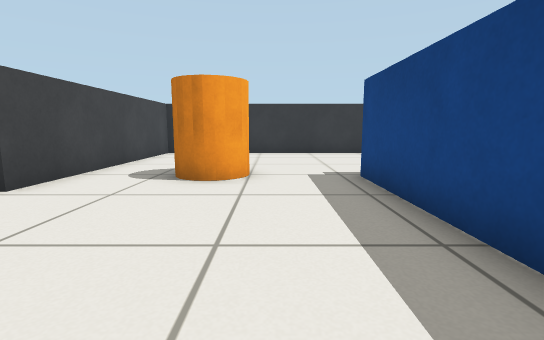
[1] (above)

16 first-person views from a walk through a robot-simulator world made for Gazebo. The camera is 0.51 m above the floor, tilts 8° down and sees 85° across. The floor is counted in squares, 0.5 m on a side. Each view is taken from the middle of a square. On the plan, view 1 faces up. The plan holds only what a view shows up to about 12 squares ahead; the rest is blank.

[2]
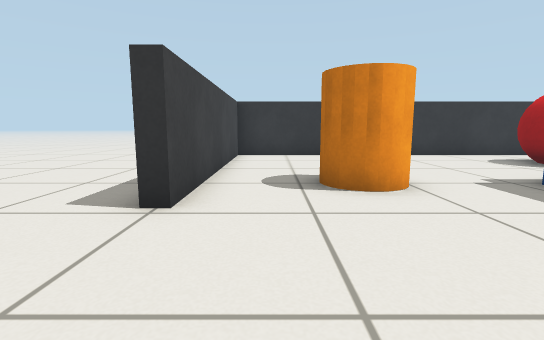

[3]
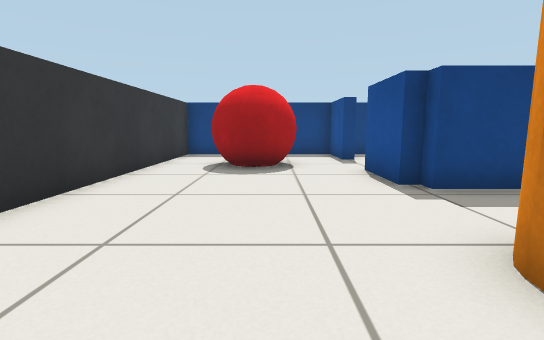

[4]
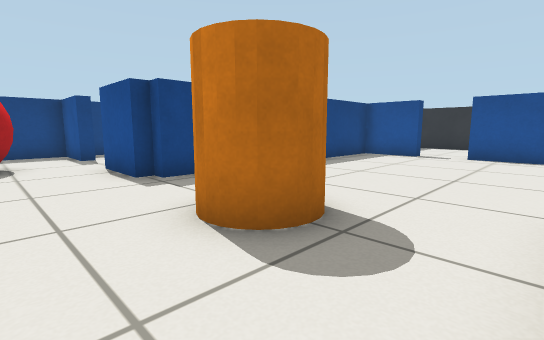

[5]
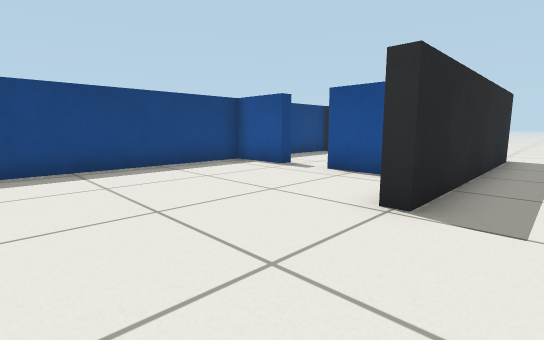

[6]
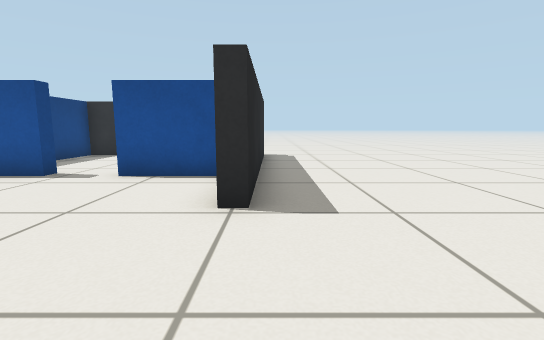

[7]
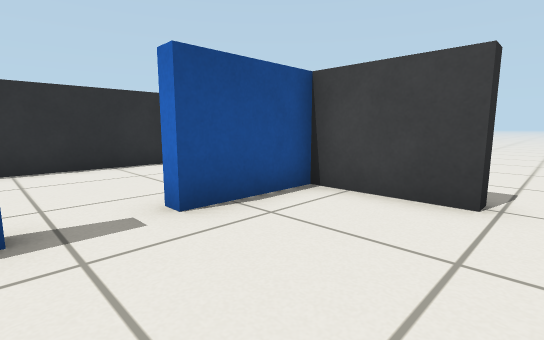

[8]
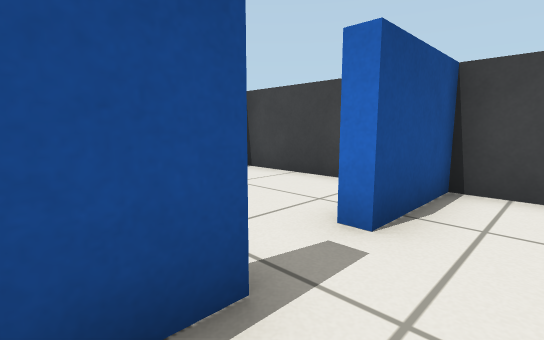

[9]
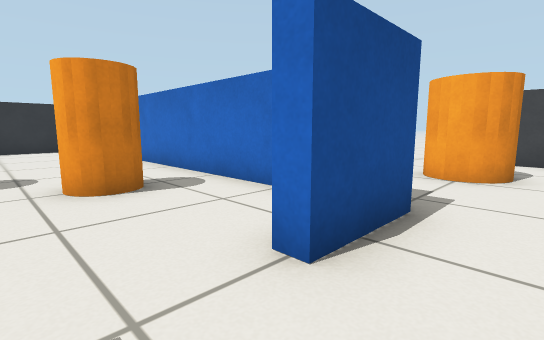

[10]
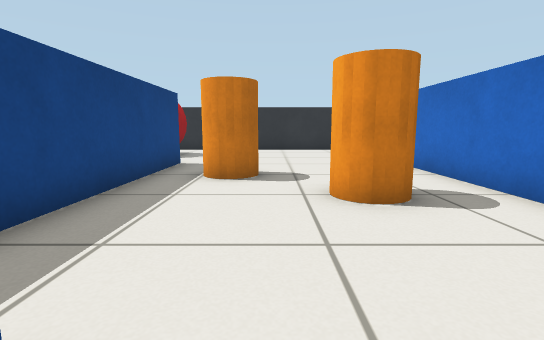

[11]
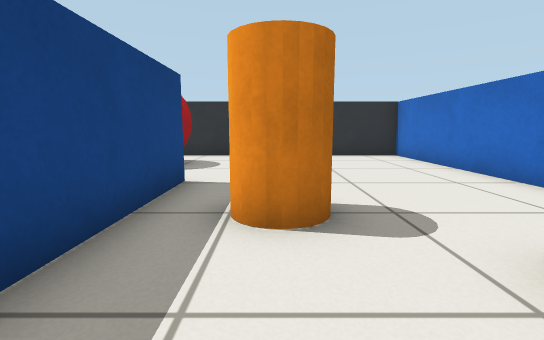

[12]
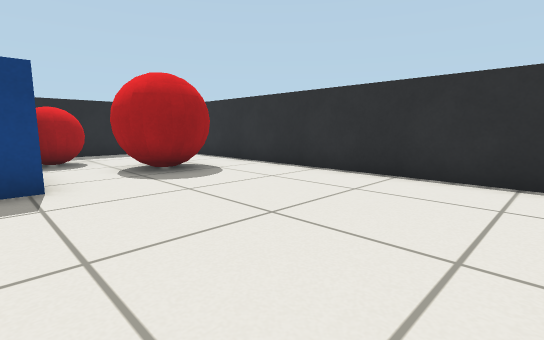

[13]
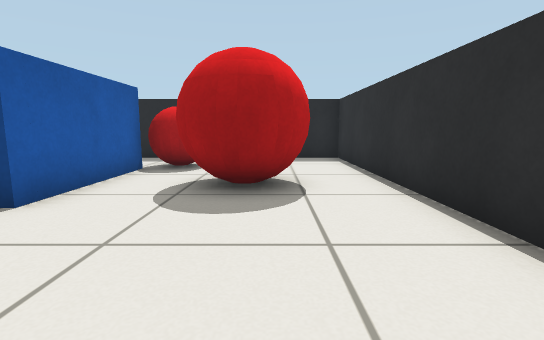

[14]
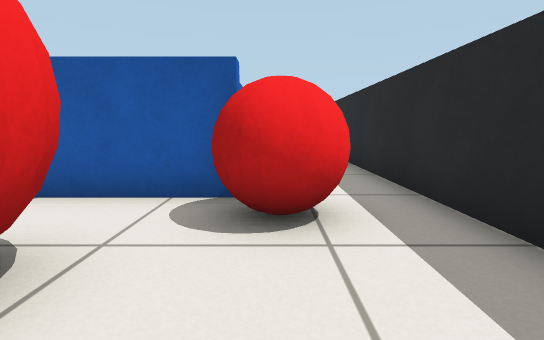

[15]
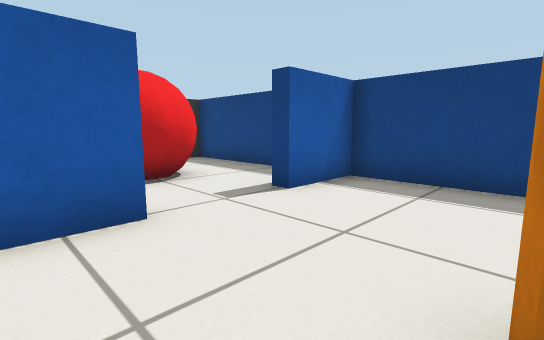

[16]
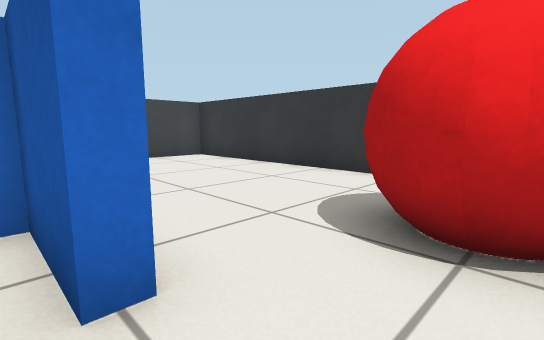

### Floor plan
Ten units are one square. View 1 is at (0, 0); x grows to the right and y downward. Boxes are objects, and circles mark ways between rooms. Rooms are numbered by the first view taken in them; rooms with no view inside come last. Other rooms are left out.
<svg viewBox="-65 -128 223 213">
<path fill="none" stroke="#000" d="M67 -63 67 -67 87 -67 87 -123 -43 -123 -43 -47 -48 -47M-1 28 -1 23 19 23 19 -63 23 -63 23 -67 43 -67M-47 74 -47 -3 -43 -3 -43 23 -17 23M126 17 87 17 87 -63 67 -63M23 -44 23 73 153 73 153 16M43 -67 43 -63 23 -63M-17 23 -17 28M-43 42 -43 74M-39 73 19 73 19 49"/>
<rect x="-25" y="-75" width="20" height="20" fill="#bbb"><title>orange cylinder</title></rect>
<rect x="45" y="-105" width="20" height="20" fill="#bbb"><title>red ball</title></rect>
<rect x="35" y="-35" width="20" height="20" fill="#bbb"><title>orange cylinder</title></rect>
<rect x="65" y="-15" width="10" height="20" fill="#bbb"><title>orange cylinder</title></rect>
<rect x="95" y="35" width="20" height="20" fill="#bbb"><title>red ball</title></rect>
<rect x="125" y="15" width="20" height="20" fill="#bbb"><title>red ball</title></rect>
<circle cx="55" cy="-70" r="3" fill="#2a7"/>
<circle cx="-10" cy="20" r="3" fill="#2a7"/>
<text x="0" y="-60">1</text>
<text x="70" y="10">2</text>
<text x="-20" y="40">3</text>
</svg>
Room 1 opens to room 2. Room 1 opens to room 3.

Where each view was taken, in squares from view 1:
view 1: 0 up, 0 right, facing up
view 2: 1 up, 3 left, facing up
view 3: 9 up, 3 left, facing right
view 4: 9 up, 4 left, facing down-right
view 5: 4 up, 6 left, facing down-right
view 6: 4 up, 5 left, facing down
view 7: 1 up, 0 right, facing down-left
view 8: 1 down, 1 right, facing down-left
view 9: 8 up, 6 right, facing down-left
view 10: 7 up, 6 right, facing down
view 11: 4 up, 7 right, facing down
view 12: 1 down, 3 right, facing down-right
view 13: 5 down, 5 right, facing right
view 14: 6 down, 13 right, facing up
view 15: 3 up, 3 right, facing up-right
view 16: 6 up, 6 right, facing up-left
